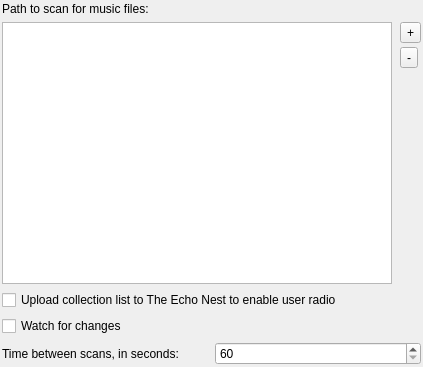
<?xml version="1.0" encoding="UTF-8"?>
<ui version="4.0">
 <class>Settings_Collection</class>
 <widget class="QWidget" name="Settings_Collection">
  <property name="geometry">
   <rect>
    <x>0</x>
    <y>0</y>
    <width>423</width>
    <height>367</height>
   </rect>
  </property>
  <property name="sizePolicy">
   <sizepolicy hsizetype="Preferred" vsizetype="Preferred">
    <horstretch>0</horstretch>
    <verstretch>0</verstretch>
   </sizepolicy>
  </property>
  <property name="windowTitle">
   <string notr="true" extracomment="not translatable because not shown to the user">Form</string>
  </property>
  <layout class="QVBoxLayout" name="verticalLayout_2">
   <property name="margin">
    <number>2</number>
   </property>
   <item>
    <widget class="QLabel" name="label_6">
     <property name="text">
      <string>Path to scan for music files:</string>
     </property>
    </widget>
   </item>
   <item>
    <layout class="QHBoxLayout" name="horizontalLayout">
     <property name="spacing">
      <number>8</number>
     </property>
     <property name="margin">
      <number>0</number>
     </property>
     <item>
      <widget class="QListWidget" name="pathListWidget"/>
     </item>
     <item>
      <layout class="QVBoxLayout" name="verticalLayout">
       <property name="spacing">
        <number>4</number>
       </property>
       <property name="margin">
        <number>0</number>
       </property>
       <item>
        <widget class="QToolButton" name="addLibraryPathButton">
         <property name="text">
          <string>+</string>
         </property>
        </widget>
       </item>
       <item>
        <widget class="QToolButton" name="removeLibraryPathButton">
         <property name="text">
          <string>-</string>
         </property>
        </widget>
       </item>
       <item>
        <spacer name="verticalSpacer">
         <property name="orientation">
          <enum>Qt::Vertical</enum>
         </property>
         <property name="sizeHint" stdset="0">
          <size>
           <width>20</width>
           <height>40</height>
          </size>
         </property>
        </spacer>
       </item>
      </layout>
     </item>
    </layout>
   </item>
   <item>
    <layout class="QVBoxLayout" name="verticalLayout_17">
     <item>
      <widget class="QCheckBox" name="enableEchonestCatalog">
       <property name="toolTip">
        <string>The Echo Nest supports keeping track of your catalog metadata
 and using it to craft personalized radios. Enabling this option
 will allow you (and all your friends) to create automatic playlists
 and stations based on your personal taste profile.</string>
       </property>
       <property name="text">
        <string>Upload collection list to The Echo Nest to enable user radio</string>
       </property>
      </widget>
     </item>
     <item>
      <widget class="QCheckBox" name="checkBoxWatchForChanges">
       <property name="sizePolicy">
        <sizepolicy hsizetype="Fixed" vsizetype="Fixed">
         <horstretch>0</horstretch>
         <verstretch>0</verstretch>
        </sizepolicy>
       </property>
       <property name="text">
        <string>Watch for changes</string>
       </property>
      </widget>
     </item>
     <item>
      <layout class="QHBoxLayout" name="horizontalLayout_8">
       <item>
        <widget class="QLabel" name="scanTimeLabel">
         <property name="text">
          <string>Time between scans, in seconds:</string>
         </property>
        </widget>
       </item>
       <item>
        <widget class="QSpinBox" name="scannerTimeSpinBox">
         <property name="minimum">
          <number>60</number>
         </property>
         <property name="maximum">
          <number>999999999</number>
         </property>
        </widget>
       </item>
      </layout>
     </item>
    </layout>
   </item>
  </layout>
 </widget>
 <resources/>
 <connections/>
</ui>
